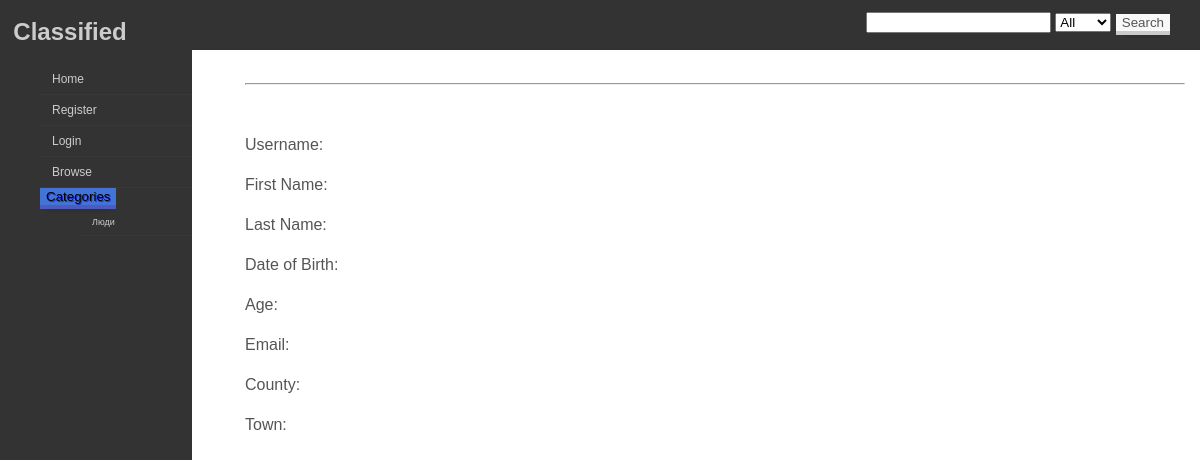
/accounts/public_profile/5/, run on an earlier commit of the app's database.
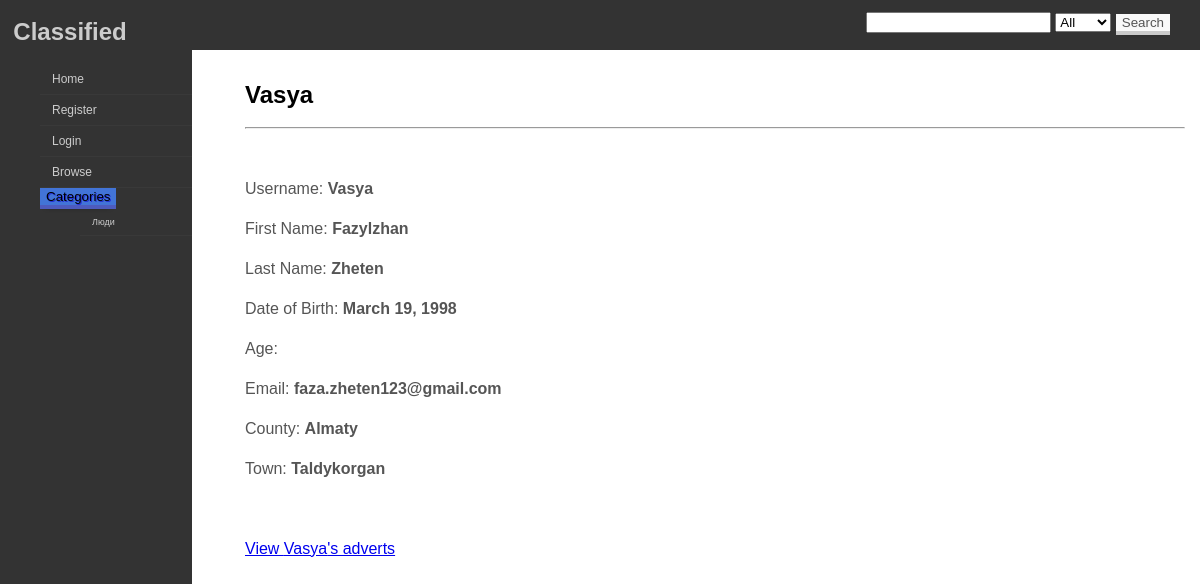
And on a later commit of the database.
### adverts/models.py (models this page shows, shortened)
class Category(models.Model):
    name = models.CharField(max_length=40)

### accounts/models.py (models this page shows)
class Profile(models.Model):
    user = models.ForeignKey(User, on_delete=models.CASCADE)
    first_name = models.CharField(max_length=20, null=True)
    last_name = models.CharField(max_length=20, null=True)
    DOB = models.DateField(null=True)
    public_email = models.EmailField(null=True)
    county = models.CharField(max_length=20, null=True)
    town = models.CharField(max_length=30, null=True)

### accounts/views.py (the view)
# urls.py: url(r'^public_profile/(?P<user_id>\d+)/$', public_profile, name='public_profile'),
def public_profile(request, user_id):
    content = {}
    content['categories'] = Category.objects.all()
    content['user_id'] = user_id
    if Profile.objects.filter(user=user_id).exists():
        content['profile'] = Profile.objects.get(user=user_id)
    return render(request, 'public_profile.html', content)

### templates/public_profile.html (shortened to what this page needs)
{% extends 'base.html' %}
{% block content %}
<h2>{{ profile.user }}</h2>
<hr>
<br>
<p>Username:  <b>{{ profile.user }}</b></p>
<p>First Name:  <b>{{ profile.first_name }}</b></p>
<p>Last Name:  <b>{{ profile.last_name }}</b></p>
<p>Date of Birth:  <b>{{ profile.DOB }}</b></p>
<p>Age:  <b>{{ profile.age }}</b></p>
<p>Email:  <b>{{ profile.public_email }}</b></p>
<p>County:  <b>{{ profile.county }}</b></p>
<p>Town:  <b>{{ profile.town }}</b></p>
<br>
{% if profile.user %}
<p><a href="{% url 'adverts:user_adverts' profile.user.pk %}">View {{ profile.user }}'s adverts</a></p>
{% endif %}
<br>
{% endblock %}

### templates/base.html (shortened to what this page needs)
<!DOCTYPE html>
{% load static %}
<html xmlns="http://www.w3.org/1999/html">
<head>
    <link rel="stylesheet" type="text/css" href="{% static 'classified/css/simple.css' %}"/>
    <link rel="stylesheet" type="text/css" href="{% static 'classified/css/sidebar.css' %}"/>
    <link rel="stylesheet" type="text/css" href="{% static 'classified/css/buttons.css' %}"/>
</head>
<body>
<main>
    <div class="innertube"><br><br>
        {% block content %}
        {% endblock %}
    </div>
</main>
<div class="header">
    <a href="https://github.com/ThriceGood/classified-django">
        <h2 style="color:#ccc;float:left;">&nbsp Classified</h2>
    </a>
    <div style="float:right;padding: 10px 30px 5px 5px;">
        <form method="post" action="{% url 'adverts:search' %}">
            <input name="query" type="search">
            <select name="category">
                <option value="0">All</option>
            </select>
            <input type="submit" class="btn btn-default btn-pressure btn-sensitive" value="Search"/>
        </form>
    </div>
</div>
<div id='cssmenu'><br><br>
    <ul>
        <li><a href="{% url 'main:index' %}"><span>Home</span></a></li>
        {% if user.is_authenticated %}
            <li><a href="{% url 'accounts:logout' %}"><span>Logout</span></a></li>
        {% else %}
            <li><a href="{% url 'accounts:register' %}"><span>Register</span></a></li>
            <li><a href="{% url 'accounts:login' %}"><span>Login</span></a></li>
        {% endif %}
        <li><a href="{% url 'adverts:list' 0 %}"><span>Browse</span></a></li>
        <li>
            <div class="dropdown">
                <button class="btn btn-primary dropdown-toggle" type="button" data-toggle="dropdown">Categories
                    </button>
                <ul class="dropdown-menu" id="dropdown">
                    {% for category_item in categories %}
                        <li><a href="{% url 'adverts:list' category_item.id %}">{{ category_item.name }}</a></li>
                    {% endfor %}
                </ul>
            </div>
        </li>
    </ul>
</div>
</body>
</html>

### static/classified/css/simple.css (style rules this page uses)
body { margin: 0; padding: 0; overflow: hidden; height: 100%; max-height: 100%; font-family:Sans-serif; line-height: 1.5em; }
main { position: fixed; top: 0; left: 230px; right: 0; bottom: 0; overflow: auto; background: #fff; }
.innertube { margin: 15px; }
p { color: #555; }
.header { width:100%; position:fixed; top:0px; height:50px; background:#333; margin:0px auto; }

### static/classified/css/sidebar.css (style rules this page uses)
#cssmenu { background: #333; list-style: none; margin: 0; padding: 0; width: 12em; height: 1000px; }
#cssmenu li { font: 75% "Lucida Sans Unicode", "Bitstream Vera Sans", "Trebuchet Unicode MS", "Lucida Grande", Verdana, Helvetica, sans-serif; margin: 0; padding: 0; list-style: none; }
#cssmenu a { background: #333; border-bottom: 1px solid #393939; color: #ccc; display: block; margin: 0; padding: 8px 12px; text-decoration: none; font-weight: normal; }

### static/classified/css/buttons.css (style rules this page uses)
.btn { border-radius: 0; border: 0; border-bottom: 4px solid #CCCCCC; margin:0; -webkit-box-shadow: 0 5px 5px -6px rgba(0,0,0,.3); -moz-box-shadow: 0 5px 5px -6px rgba(0,0,0,.3); box-shadow: 0 5px 5px -6px rgba(0,0,0,.3); }
.btn-default { color: #555; background-color: #f9f9f9; border-color: #cacaca; text-shadow: 1px 1px 0 #f5f5f5; }
.btn-primary { background-color: #4274d7; border-color: #4d5bbe; text-shadow: 1px 1px 0 #232bd5; }
.btn-pressure { position: relative; margin-bottom: 0; }

What changed in the data, as far as the page shows it:
added Profile: user "Vasya", first_name "Fazylzhan", last_name "Zheten", DOB "March 19, 1998", public_email "faza.zheten123@gmail.com", county "Almaty", town "Taldykorgan"
Also different on the page:
text now shown: "View 's adverts"
